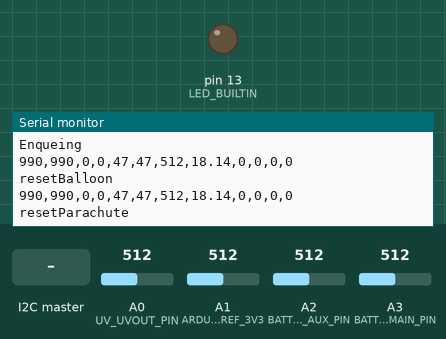
This sketch was run on a simulated Arduino Leonardo, built with avr-gcc and run on an emulated ATmega32U4. Parts: output pins drawn as LEDs (lit = HIGH), the last lines printed to the serial monitor. The inputs (shaded band) are chosen by the test bench; at power-on: A0 (UV_UVOUT_PIN) = 512, A1 (ARDUINO_REF_3V3) = 512, A2 (BATTERY_LEVEL_AUX_PIN) = 512, A3 (BATTERY_LEVEL_MAIN_PIN) = 512.

Above: at 3.2 s.
3.3 s: the I2C master sends "C"
At 3.6 s:
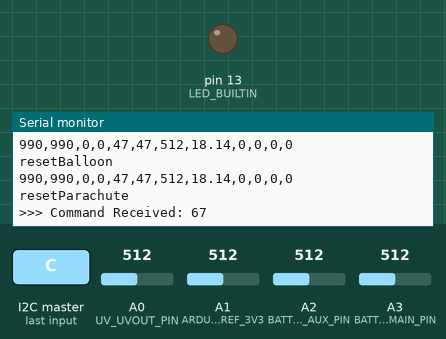
5.5 s: the I2C master sends the byte 1
At 6.8 s:
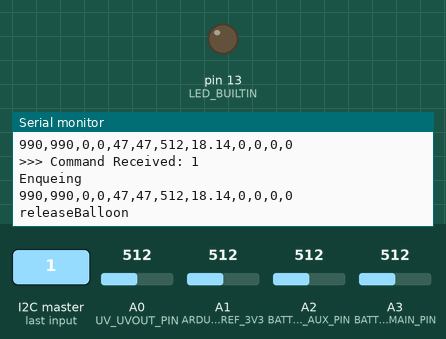
7.5 s: the I2C master sends the byte 2
At 8.5 s:
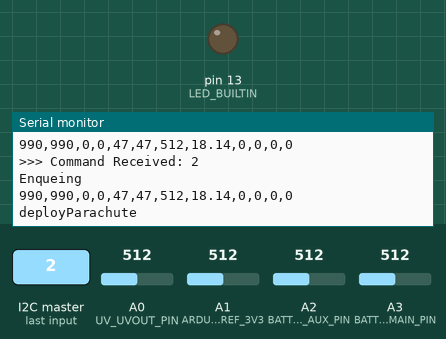

The sketch:

Pegasus2PayloadSubController1.ino
```cpp
//#include <Servo.h>
#include "Timer.h"
#include <Wire.h>
//#include <Thermistor.h>
//#include <string.h>
#include <avr/wdt.h>
#include <SoftwareSerial.h>

#include "QueueArray.h"
#include "RunningAverage.h"

// Data Output
// tempIn, tempOut, balloonParachuteRelayOn, vidRelayOn, bvmTransferValue, bvaTransferValue, refLevel, _uvIntensityString, _vidCameraUp, _geiger_values[1], _geiger_values[3], _geiger_values[5]


// SSC32 "Pins" (Servo Positions)
#define SERVO_BAL_PIN                         0   // Output: PWM pin for controlling the balloon release servo
#define SERVO_PARA_PIN                        1   // Output: PWM pin for controlling the parachute deployment servo
#define SERVO_VID_PIN                         2   // Output: PWM pin for controlling the video camera position servo


// UV Sensor pin definitions
#define UV_UVOUT_PIN                         A0   // Input: Analog pin used to gather the UV sensor values
#define ARDUINO_REF_3V3                      A1   // Input: Analog pin used to measure accuracy of the 3.3V power on the Arduino board

#define BATTERY_LEVEL_AUX_PIN                A2   // Input: Analog pin for measuring the auxilliary battery voltage
#define BATTERY_LEVEL_MAIN_PIN               A3   // Input: Analog pin for measuring the main battery voltage

#define TEMP_IN_THERMISTOR_PIN               A4   // Input: Analog pin for measuring the inside temperature thermistor
#define TEMP_OUT_THERMISTOR_PIN              A5   // Input: Analog pin for measuring the outside temperature thermistor

#define BATTERY_VOLTAGE_FULL_MAIN           8.4   // Voltage level of a full battery (used to calc current voltage)
#define BATTERY_VOLTAGE_FULL_AUX            8.4   // Voltage level of a full battery (used to calc current voltage)
#define ADC_HIGH_VALUE                    902.0   // Adjusted, high value for the ADC pins

#define I2C_ADDRESS                        0x04

#define SERVO_LAUNCH_POSITION_BALLOON      2000
#define SERVO_RETRACT_POSITION_BALLOON     1300

#define SERVO_LAUNCH_POSITION_PARACHUTE    1000
#define SERVO_RETRACT_POSITION_PARACHUTE   1700

#define SERVO_OUT_POSITION_VID             1000
#define SERVO_UP_POSITION_VID              2000

#define SERVO_SPEED_VID                    1500
#define SERVO_SPEED_DEFAULT                1500

#define DATA_ARRAY_STR_LEN                   8


#define PACKET_LENGTH                        32
#define SIZES_PACKET_LENGTH                   3

#define REFERENCE_VOLTAGE                  4.96


#define COMMAND_RELEASE_BALLOON               1
#define COMMAND_DEPLOY_PARACHUTE              2
#define COMMAND_POSITION_VIDEO_OUT            3
#define COMMAND_POSITION_VIDEO_UP             4

#define COMMAND_RESET_DATA_TRANSFER           5

#define COMMAND_RESET_BALLOON                 6
#define COMMAND_RESET_PARACHUTE               7

#define COMMAND_RESET_SERVOS                  9


#ifndef TRUE
#define TRUE    (1==1)
#endif
#ifndef FALSE
#define FALSE   (0==1)
#endif


void setupServos();
void receiveData(int byteCount);
void sendData();
void doSensorSamples();
void serialEvent();
void releaseBalloon();
void deployParachute();
void positionCamera(bool);

float calcBatteryLevel(int batteryLevel, float initialLevel);

void positionVidServoUp();
void positionVidServoOut();

void resetParachute();
void resetBalloon();

float mapfloat(float x, float in_min, float in_max, float out_min, float out_max);

void setServoPosition(int pin, int positionValue);
void setServoPositionSpeed(int pin, int positionValue, int speed);

char _sensorData[64];

bool _ledOn = FALSE;
bool volatile _vidCameraUp = FALSE;

char _geigerData[64];
char _geigerBuffer[64];
int _geigerCharIndex = 0;
char _geiger_values[7][DATA_ARRAY_STR_LEN];

char _uvIntensityString[6];

Timer _timer;

//Thermistor _thermistor_in(9950, REFERENCE_VOLTAGE);
//Thermistor _thermistor_out(9960, REFERENCE_VOLTAGE);


char _sendBuffer[64];
uint8_t _sizesBuffer[3];
bool _initialCall = TRUE;
int _fullPackets;
int _partialPacketSize;
int _fullPacketsSent = 0;
int _xferBufferPtr = 0;
uint8_t _transferBufferLen;

QueueArray<uint8_t> _commandQueue;

SoftwareSerial _servoSerial(10, 11);

RunningAverage _uvLevelAverage(10);
RunningAverage _refLevelAverage(10);


void watchdogSetup()
{
    cli();  // Disables the interrupts so no other interrupts get called while we are setting up
    wdt_reset();

    /*
    WDP  WDP  WDP  WDP  Time - out
    3    2    1    0     (ms)
    0    0    0    0      16
    0    0    0    1      32
    0    0    1    0      64
    0    0    1    1     125
    0    1    0    0     250
    0    1    0    1     500
    0    1    1    0    1000
    0    1    1    1    2000
    1    0    0    0    4000
    1    0    0    1    8000
    */

    /*
    WDTCSR configuration:
    WDIE = 1: Interrupt Enable
    WDE = 1 :Reset Enable
    WDP3 = 0 :For 2000ms Time-out
    WDP2 = 1 :For 2000ms Time-out
    WDP1 = 1 :For 2000ms Time-out
    WDP0 = 1 :For 2000ms Time-out
    */

    // Enter WatchDog configuration mode:
    // (1 << 5) generated a byte with all zeros and one 1 at the 5th (counting from zero) bit from the right.
    // hence, for example, (1<<WDCE) generates "00010000", since WDCE=4 (see datasheet 10.9.2)
    WDTCSR |= (1 << WDCE) | (1 << WDE);

    // Set WatchDog Settings:
    //WDTCSR = (1<<WDE) | (1<<WDP3) | (1<<WDP2) | (1<<WDP1) | (1<<WDP0);
    WDTCSR = (1 << WDIE) | (1 << WDE) | (1 << WDP2) | (1 << WDP1) | (1 << WDP0);  // 2 Seconds

    sei(); // enable interrupts
}


void watchdog_reset() {
    wdt_reset();
}


// callback for received data
void receiveData(int byteCount){

    while (Wire.available()) {
        int command = Wire.read();

        Serial.print(">>> Command Received: ");
        Serial.println(command);

        switch (command) {
            case COMMAND_RELEASE_BALLOON:         // Release Balloon
                _commandQueue.enqueue(command);
                break;

            case COMMAND_DEPLOY_PARACHUTE:         // Deploy Main Chute
                _commandQueue.enqueue(command);
                break;

            case COMMAND_POSITION_VIDEO_OUT:         // Position Video Out
                _commandQueue.enqueue(command);
                break;

            case COMMAND_POSITION_VIDEO_UP:         // Position Video Up
                _commandQueue.enqueue(command);
                break;

            case COMMAND_RESET_DATA_TRANSFER:         // Reset data transfer
                _initialCall = TRUE;
                break;

            case COMMAND_RESET_SERVOS:         // Reset Servos
                setupServos();
                break;
        }
    }
}


void execute_commands()
{
    if (!_commandQueue.isEmpty())
    {
        int command = _commandQueue.dequeue();

        switch (command) {
            case COMMAND_RELEASE_BALLOON:         // Release Balloon
                releaseBalloon();
                break;

            case COMMAND_DEPLOY_PARACHUTE:         // Deploy Main Chute
                deployParachute();
                break;

            case COMMAND_POSITION_VIDEO_OUT:         // Position Video Out
                positionCamera(FALSE);
                break;

            case COMMAND_POSITION_VIDEO_UP:         // Position Video Up
                positionCamera(TRUE);
                break;

            case COMMAND_RESET_BALLOON:         // Release Balloon
                resetBalloon();
                break;

            case COMMAND_RESET_PARACHUTE:         // Deploy Main Chute
                resetParachute();
                break;
        }
    }
}


// callback for sending data
void sendData() {

    if (_ledOn) {
      _ledOn = FALSE;
    } else {
      _ledOn = TRUE;
    }

    // Toggle the light every time data is requested/sent
    digitalWrite(LED_BUILTIN, _ledOn);

    // Initial call: send back amount of data to transfer
    if (_initialCall) {

        int datalen = strlen(_sensorData);

        if (datalen >= 64)
        {
            return;
        }

        strcpy(_sendBuffer, _sensorData);             // temporarily store the sensor data to send
        _transferBufferLen = datalen;
        _fullPacketsSent = 0;
        _xferBufferPtr = 0;

        _fullPackets = (int) (_transferBufferLen / PACKET_LENGTH);
        _partialPacketSize = _transferBufferLen % PACKET_LENGTH;

        _sizesBuffer[0] = _transferBufferLen;
        _sizesBuffer[1] = _fullPackets;
        _sizesBuffer[2] = _partialPacketSize;

        Wire.write(_sizesBuffer, SIZES_PACKET_LENGTH);

        _initialCall = FALSE;

        return;
    }

    if (_fullPacketsSent < _fullPackets) {

        _fullPacketsSent++;

        Wire.write(&_sendBuffer[_xferBufferPtr], PACKET_LENGTH);

        _xferBufferPtr += PACKET_LENGTH;
    }
    else {

        if (_xferBufferPtr < _transferBufferLen) {
            unsigned int transferCount = _transferBufferLen - _xferBufferPtr;

            Wire.write(&_sendBuffer[_xferBufferPtr], _transferBufferLen - _xferBufferPtr);

            _xferBufferPtr += transferCount;
        }
        else {
            Serial.println("Data Rec Error");
        }
    }

    // Done - reset everything for the next call
    if (_xferBufferPtr >= _transferBufferLen) {
        _initialCall = TRUE;
    }
}


int strsplit(const char* str, const char* delim, char dataArray[][DATA_ARRAY_STR_LEN]) {
    // copy the original string so that we don't overwrite parts of it
    // (don't do this if you don't need to keep the old line,
    // as this is less efficient)
    char *s = strdup(str);

    // these three variables are part of a very common idiom to
    // implement a dynamically-growing array
    unsigned int tokens_alloc = 1;
    unsigned int tokens_used = 0;

    char **tokens = (char**)calloc(tokens_alloc, sizeof(char*));

    char *token, *strtok_ctx;
    for (token = strtok_r(s, delim, &strtok_ctx); token != NULL; token = strtok_r(NULL, delim, &strtok_ctx))
    {
        // check if we need to allocate more space for tokens
        if (tokens_used == tokens_alloc) {
            tokens_alloc *= 2;
            tokens = (char**)realloc(tokens, tokens_alloc * sizeof(char*));
        }

        tokens[tokens_used++] = strdup(token);
    }

    // cleanup
    if (tokens_used == 0) {
        free(tokens);
        tokens = NULL;

    }
    else {
        tokens = (char**)realloc(tokens, tokens_used * sizeof(char*));
    }

    free(s);

    for (unsigned int i = 0; i < tokens_used; i++)
    {
        strcpy(dataArray[i], tokens[i]);

        free(tokens[i]);
    }

    if (tokens != NULL)
    {
        free(tokens);
    }

    return tokens_used;
}


void serialEvent() {

    while (Serial1.available()) {

        char inChar = (char) Serial1.read();

        if (_geigerCharIndex < 99) {
            _geigerBuffer[_geigerCharIndex++] = inChar;
        } else {
            _geigerCharIndex = 0;
        }

        if (inChar == '\n') {

            _geigerCharIndex = 0;

            if (_geigerBuffer[0] == 'C') {
                strcpy(_geigerData, _geigerBuffer);

                strsplit(_geigerData, ",", _geiger_values);
            }
        }
    }
}


void doSensorSamples() {

    int batteryLevelMain = analogRead(BATTERY_LEVEL_MAIN_PIN);
    int batteryLevelVid = analogRead(BATTERY_LEVEL_AUX_PIN);

    float batteryVoltageMain = calcBatteryLevel(batteryLevelMain, BATTERY_VOLTAGE_FULL_MAIN);
    float batteryVoltageVid = calcBatteryLevel(batteryLevelVid, BATTERY_VOLTAGE_FULL_AUX);


    int bvmTransferValue = (int) (batteryVoltageMain * 10.0);
    int bvaTransferValue = (int) (batteryVoltageVid * 10.0);


    _uvLevelAverage.addValue(analogRead(UV_UVOUT_PIN));
    _refLevelAverage.addValue(analogRead(ARDUINO_REF_3V3));

    float refLevel = _refLevelAverage.getAverage();

    //Use the 3.3V power pin as a reference to get a very accurate output value from sensor
    float outputVoltage = 3.3 / refLevel * _uvLevelAverage.getAverage();

    float calculatedUvIntensity = mapfloat(outputVoltage, 0.99, 2.9, 0.0, 15.0);

    // dtostrf(float value, total chars in string including decimal and digits after decimal,
    //                    total chars after decimal, destination)
    dtostrf(calculatedUvIntensity, 4, 2, _uvIntensityString);

    if (strlen(_geiger_values[1]) == 0)
    {
        strcpy(_geiger_values[1], "0");
    }

    if (strlen(_geiger_values[3]) == 0)
    {
        strcpy(_geiger_values[3], "0");
    }

    if (strlen(_geiger_values[5]) == 0)
    {
        strcpy(_geiger_values[5], "0");
    }

    // 2016-02-23T15:30:32.283Z,990,990,0,0,84,78,673,0.87,0, 0, 18, 0.10
    sprintf(_sensorData, "990,990,0,0,%d,%d,%d,%s,%d,%s,%s,%s",
        //tempInTransferValue, tempOutTransferValue,            // Temp In/Out
        //_balloonParachuteRelayOn, _vidRelayOn,                // Relays On/Off
        bvmTransferValue, bvaTransferValue,                     // Battery Voltage times 10 (int)
        (int)refLevel, _uvIntensityString,                      // Reference Level,
        _vidCameraUp, _geiger_values[1], _geiger_values[3], _geiger_values[5]);

    Serial.println(_sensorData);
}

//The Arduino Map function but for floats
float mapfloat(float x, float in_min, float in_max, float out_min, float out_max)
{
    return (x - in_min) * (out_max - out_min) / (in_max - in_min) + out_min;
}


float calcBatteryLevel(int batteryLevel, float initialLevel) {

    if ((batteryLevel > 0) && (batteryLevel > 0)) {
        float ratio = (float) batteryLevel / ADC_HIGH_VALUE;

        float batVal = ratio * initialLevel;

        return (batVal > initialLevel) ? initialLevel : batVal;
    }

    return 0.0;
}


void positionCamera(bool vidUp) {

    if (vidUp) {
        positionVidServoUp();
    }
    else {
        positionVidServoOut();
    }

    _vidCameraUp = vidUp;
}

// Trigger the video servo up toward the balloon/parachute
void positionVidServoUp() {
    Serial.println("positionVidServoUp");

    setServoPositionSpeed(SERVO_VID_PIN, SERVO_UP_POSITION_VID, SERVO_SPEED_VID);
}

// Trigger the video servo out toward the horizon
void positionVidServoOut() {
    Serial.println("positionVidServoOut");

    setServoPositionSpeed(SERVO_VID_PIN, SERVO_OUT_POSITION_VID, SERVO_SPEED_VID);
}


void setupServos() {

    _commandQueue.enqueue(COMMAND_RESET_BALLOON);

    _commandQueue.enqueue(COMMAND_RESET_PARACHUTE);

    _commandQueue.enqueue(COMMAND_POSITION_VIDEO_OUT);
}

void resetParachute() {

    Serial.println("resetParachute");

    setServoPosition(SERVO_PARA_PIN, SERVO_LAUNCH_POSITION_PARACHUTE);
}


void resetBalloon() {

    Serial.println("resetBalloon");

    setServoPosition(SERVO_BAL_PIN, SERVO_LAUNCH_POSITION_BALLOON);
}


void deployParachute() {

    Serial.println("deployParachute");

    setServoPosition(SERVO_PARA_PIN, SERVO_RETRACT_POSITION_PARACHUTE);
}


void releaseBalloon() {

    Serial.println("releaseBalloon");

    setServoPosition(SERVO_BAL_PIN, SERVO_RETRACT_POSITION_BALLOON);
}


void setServoPosition(int pin, int positionValue) {

    //#0P1000
    char servoOutput[24];

    sprintf(servoOutput, "#%d P%d", pin, positionValue);

    _servoSerial.println(servoOutput);
}


void setServoPositionSpeed(int pin, int positionValue, int speed) {

    //#0P1000
    char servoOutput[24];

    sprintf(servoOutput, "#%d P%d T%d", pin, positionValue, speed);

    _servoSerial.println(servoOutput);
}


void setup()
{
    Wire.begin(I2C_ADDRESS);

    // Set up Serial Communication
    Serial.begin(115200);
    Serial1.begin(9600);  // Geiger Counter Input Data
    _servoSerial.begin(9600);  // Servo Controller

    _uvLevelAverage.clear();
    _refLevelAverage.clear();

    // Used to visually indicate when data is being sent
    pinMode(LED_BUILTIN, OUTPUT);

    // UV Sensor
    pinMode(UV_UVOUT_PIN, INPUT);
    pinMode(ARDUINO_REF_3V3, INPUT);

    delay(2000);

    // Initialize all servo positions to start
    setupServos();


    //delay(8000);
    //setServoPosition(SERVO_BAL_PIN, SERVO_RETRACT_POSITION_BALLOON);*/

    //setServoPosition(SERVO_PARA_PIN, SERVO_RETRACT_POSITION_PARACHUTE);


    Wire.onReceive(receiveData);

    Wire.onRequest(sendData);

    int i;
    for (i = 0; i < 3; i++) {
        _geiger_values[i][0] = '\0';
    }

    watchdogSetup();

    _timer.every(1000, doSensorSamples);
    _timer.every(1000, watchdog_reset);
    _timer.every(1000, execute_commands);

    // I2C call setup
    _initialCall = TRUE;
}

void loop()
{
    _timer.update();

    serialEvent();
}
```

RunningAverage.cpp
```cpp
#include "RunningAverage.h"
#include <stdlib.h>

RunningAverage::RunningAverage(int n)
{
    _size = n;
    _ar = (float*)malloc(_size * sizeof(float));
    if (_ar == NULL) _size = 0;
    clear();
}

RunningAverage::~RunningAverage()
{
    if (_ar != NULL) free(_ar);
}

// resets all counters
void RunningAverage::clear()
{
    _cnt = 0;
    _idx = 0;
    _sum = 0.0;
    for (int i = 0; i< _size; i++) _ar[i] = 0.0;  // needed to keep addValue simple
}

// adds a new value to the data-set
void RunningAverage::addValue(float f)
{
    if (_ar == NULL) return;
    _sum -= _ar[_idx];
    _ar[_idx] = f;
    _sum += _ar[_idx];
    _idx++;
    if (_idx == _size) _idx = 0;  // faster than %
    if (_cnt < _size) _cnt++;
}

// returns the average of the data-set added sofar
float RunningAverage::getAverage()
{
    if (_cnt == 0) return NAN;
    return _sum / _cnt;
}

// returns the value of an element if exist, 0 otherwise
float RunningAverage::getElement(uint8_t idx)
{
    if (idx >= _cnt) return NAN;
    return _ar[idx];
}

// fill the average with a value
// the param number determines how often value is added (weight)
// number should preferably be between 1 and size
void RunningAverage::fillValue(float value, int number)
{
    clear();
    for (int i = 0; i < number; i++)
    {
        addValue(value);
    }
}
// END OF FILE
```

RunningAverage.h
```cpp
#ifndef RunningAverage_h
#define RunningAverage_h

#define RUNNINGAVERAGE_LIB_VERSION "0.2.04"

#include "Arduino.h"

class RunningAverage
{
public:
    RunningAverage(void);
    RunningAverage(int);
    ~RunningAverage();

    void clear();
    void addValue(float);
    void fillValue(float, int);

    float getAverage();

    float getElement(uint8_t idx);
    uint8_t getSize() { return _size; }
    uint8_t getCount() { return _cnt; }

protected:
    uint8_t _size;
    uint8_t _cnt;
    uint8_t _idx;
    float   _sum;
    float * _ar;
};

#endif
```

Source omitted: QueueArray.h (5467 bytes)

Measured:
- after the input at 3.3 s, the serial monitor: prints a new line at once (image 1)
- after the input at 5.5 s, the serial monitor: prints a new line at once (image 2)
- after the input at 7.5 s, the serial monitor: prints a new line at once (image 3)
